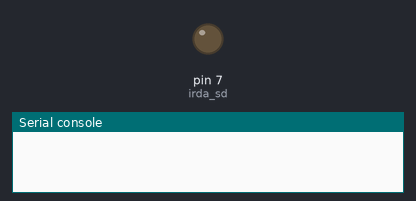
Recording of a program running on a simulated MicroPython board. Shown: output pins drawn as LEDs (lit = HIGH), the last lines printed to the serial console. The clock reads 2024-03-15 10:24:30 at power-on unless the program sets it.

Above: at 0.1 s.
At 8.1 s:
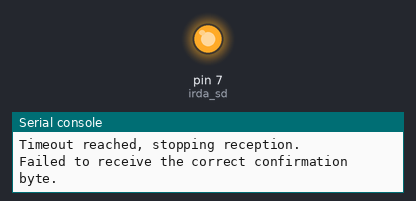
Timing chart, 0 to 9.6 s (numbered marks = the images above):
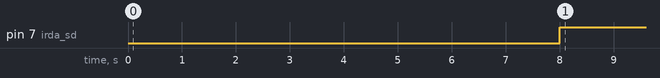

The program:

ir_inifinite_reception.py
```python
from machine import Pin
import time


# Configuration
baud_rate = 9600
bit_time = 1 / baud_rate
pulse_duration = bit_time * 3 / 16
# Pin Definitions
IR_RX_PIN = 27  # Pin connected to RXD of ZHX1010
IRDA_SD_PIN = 7  # Pin connected to SD of ZHX1010 (Shutdown Control)

# Setup IRDA shutdown control pin
irda_sd = Pin(IRDA_SD_PIN, Pin.OUT)

# Ensure the IRDA transceiver is enabled (set SD pin low)
irda_sd.off()

# IR Receiver Pin (for receiving bits)
ir_receiver = Pin(IR_RX_PIN, Pin.IN)

def receive_bit(timeout=0.1):
    start_time = time.time()
    # Wait for start bit
    while ir_receiver.value() == 1:
        if time.time() - start_time > timeout:
            return None  # Return None if timeout occurs while waiting for a bit
    time.sleep(bit_time / 2)  # Wait until the middle of the bit time

    # Read bit value
    pulse = ir_receiver.value()
    if pulse == 1:
        time.sleep(pulse_duration)
        return 1
    else:
        time.sleep(bit_time - pulse_duration)
        return 0

def receive_byte():
    byte = 0
    # Wait for start bit (0)
    start_bit = receive_bit()
    if start_bit is None:
        return None
    if start_bit != 0:
        return None
    # Read 8 bits of data (LSB first)
    for i in range(8):
        bit = receive_bit()
        if bit is None:
            return None
        byte |= (bit << i)
    # Wait for stop bit (1)
    stop_bit = receive_bit()
    if stop_bit is None or stop_bit != 1:
        return None
    return byte

def receive_data(timeout=5):
    received = []
    last_received_time = time.time()

    while True:
        byte = receive_byte()
        if byte is None:
            # Check if timeout has been reached
            if time.time() - last_received_time > timeout:
                print("Timeout reached, stopping reception.")
                break
        else:
            received.append(byte)
            last_received_time = time.time()
            print(f"Received byte: {byte:02X}")  # Print the byte in hexadecimal format

    return bytes(received)

# Example usage

# Ensure the IRDA transceiver is enabled
irda_sd.off()

# Simulate some delay (time for the message to be sent and received)
time.sleep(2)

# Receive Message
print("Waiting to receive message...")
received_message = receive_data()
if received_message:
    print("Complete message received:", received_message)
else:
    print("Failed to receive the correct confirmation byte.")

# Optionally disable the IRDA transceiver (put it in shutdown mode)
irda_sd.on()
```

Measured:
- by itself, pin 7 (irda_sd): LOW → HIGH at 8.0 s
